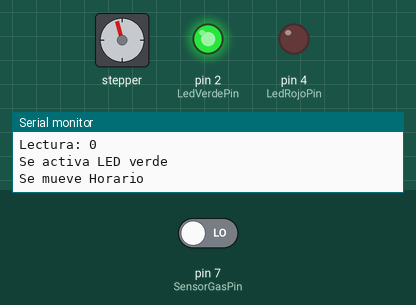
This sketch was run on a simulated Arduino Uno, built with avr-gcc and run on an emulated ATmega328P. Shown: stepper motor, output pins drawn as LEDs (lit = HIGH), the last lines printed to the serial monitor. The test bench sets the inputs (shaded band); at power-on: pin 7 (SensorGasPin) LOW. Stepper angles assume 500 steps per turn.

Above: at 1.8 s.
1.9 s: pin 7 (SensorGasPin) driven HIGH
At 2.4 s:
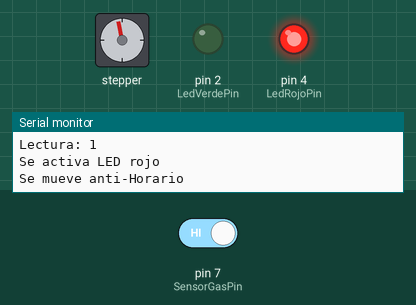
4.9 s: pin 7 (SensorGasPin) driven LOW
At 5.4 s:
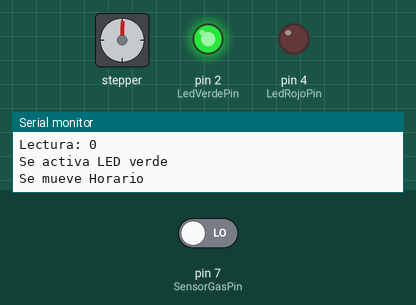
10.9 s: pin 7 (SensorGasPin) driven HIGH
At 11.4 s:
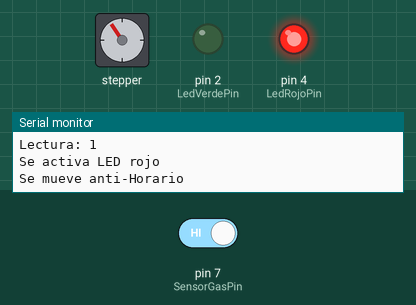
Timing chart, 0 to 23.5 s (numbered marks = the images above; inputs shaded):
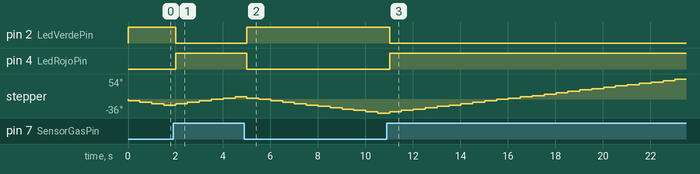

The sketch:

SensorGas.ino
```cpp
#include <Stepper.h>
// Constantes que no cambian
// Se usan para establecer los pines

const int SensorGasPin = 7;     //Conectamos el pin central
const int LedVerdePin=2;    //Led Verde
const int LedRojoPin=4;     //Led Rojo

//----------------------------------------------
const int stepsPerRevolution = 500;
Stepper myStepper(stepsPerRevolution,9,8,10,11);
//----------------------------------------------

//Configuracion
void setup(){
  Serial.begin(9600);   //
  pinMode(SensorGasPin, INPUT);
  pinMode(LedVerdePin, OUTPUT);
  pinMode(LedRojoPin, OUTPUT);
}

//Bucle que se repite
void loop(){
  int lectura=digitalRead(SensorGasPin);//lectura

  Serial.print("Lectura: ");
  Serial.println(lectura);     //se muestra el valor de la temperatura

  if(lectura==HIGH){
    digitalWrite(LedVerdePin,LOW);
    digitalWrite(LedRojoPin,HIGH);
    Serial.println("Se activa LED rojo");
    //----------------------------------------------
    //Gira o motor no sentido antihorario
    myStepper.step(5);
    Serial.println("Se mueve anti-Horario");
  }
  else{
    digitalWrite(LedVerdePin,HIGH);
    digitalWrite(LedRojoPin,LOW);
    Serial.println("Se activa LED verde");
    //----------------------------------------------
    //Gira o motor no sentido horario
    myStepper.step(-5);
    Serial.println("Se mueve Horario");
    //----------------------------------------------

  }
  delay(500);
}
```

Measured:
- after the input at 1.9 s, pin 2 (LedVerdePin): HIGH → LOW after 0.10 s; pin 4 (LedRojoPin): LOW → HIGH after 0.10 s
- after the input at 4.9 s, pin 2 (LedVerdePin): LOW → HIGH after 0.11 s; pin 4 (LedRojoPin): HIGH → LOW after 0.11 s
- after the input at 10.9 s, pin 2 (LedVerdePin): HIGH → LOW after 0.12 s; pin 4 (LedRojoPin): LOW → HIGH after 0.12 s
